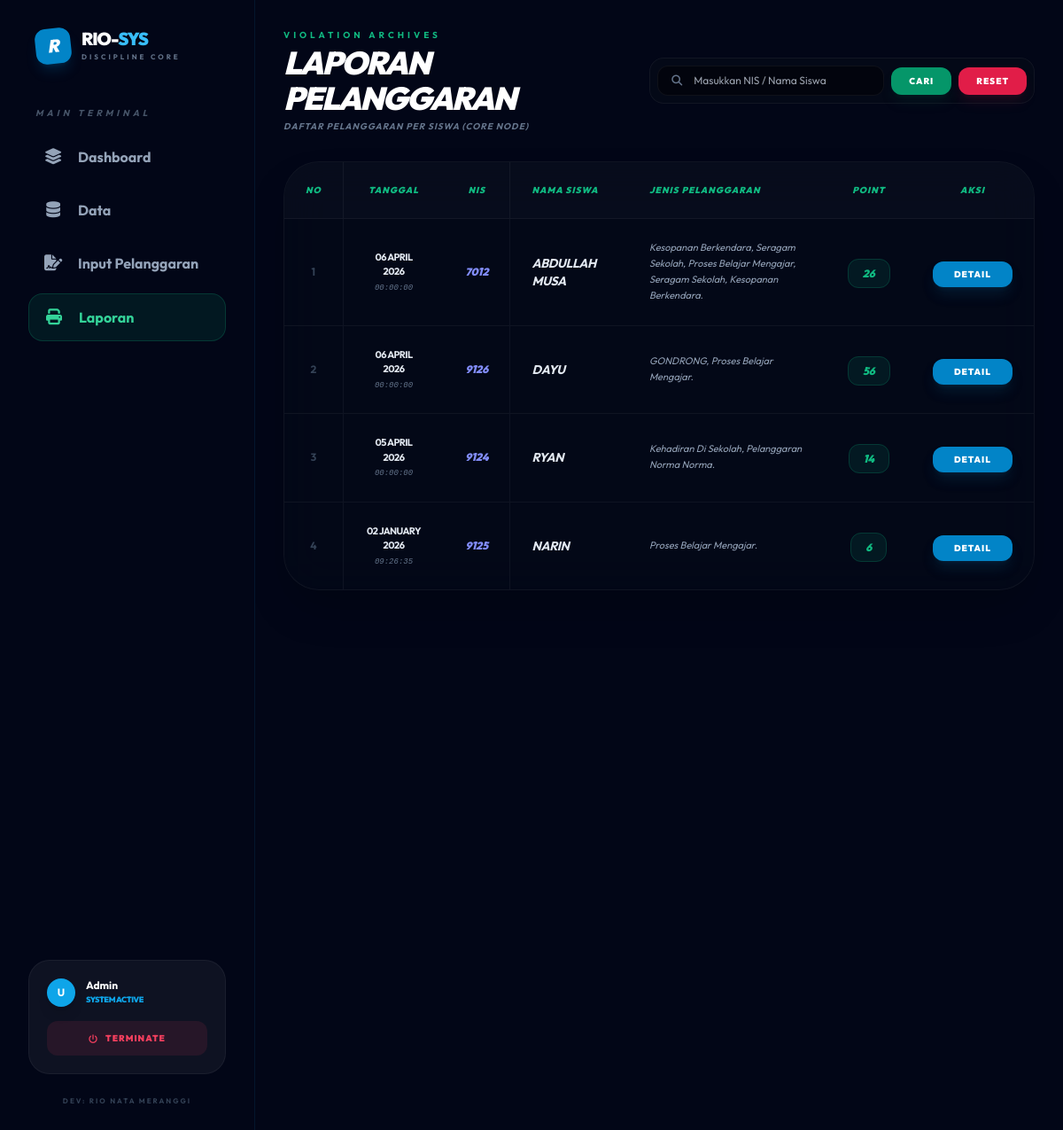
The page /core/laporan_pelanggaran.php on the database its author committed.
### tables this page shows
CREATE TABLE `siswa` (
  `nis` int NOT NULL,
  `nama_siswa` varchar(50) DEFAULT NULL,
  `jenis_kelamin` enum('Laki - Laki','Perempuan') DEFAULT NULL,
  `alamat` varchar(100) DEFAULT NULL,
  `password` varchar(70) DEFAULT NULL,
  `status` enum('aktif','tidak_aktif','lulus','pindah') DEFAULT NULL,
  `id_ortu_wali` int DEFAULT NULL,
  `id_kelas` int DEFAULT NULL
);

### core/laporan_pelanggaran.php (the view, shortened to what this page needs)
<?php
include "../config/config.php";
include "../includes/header.php";
$keyword = "";
$condition = "";
$sql = "SELECT
            MAX(pelanggaran_siswa.tanggal) as tanggal,
            siswa.nis,
            siswa.nama_siswa,
            GROUP_CONCAT(jenis_pelanggaran.jenis SEPARATOR ', ') as list_pelanggaran,
            SUM(jenis_pelanggaran.poin) as total_poin
        FROM pelanggaran_siswa
        JOIN siswa ON pelanggaran_siswa.nis = siswa.nis
        JOIN jenis_pelanggaran ON pelanggaran_siswa.id_jenis_pelanggaran = jenis_pelanggaran.id_jenis_pelanggaran
        $condition
        GROUP BY siswa.nis, siswa.nama_siswa
        ORDER BY tanggal DESC";
$query = mysqli_query($conn, $sql);
?>
<div class="p-8 space-y-8">
    <div class="flex flex-col md:flex-row md:items-center justify-between gap-6">
        <div class="space-y-1">
            <h2 class="text-emerald-500 font-bold text-[10px] uppercase tracking-[4px]">Violation Archives</h2>
            <h1 class="text-4xl font-black text-white tracking-tighter uppercase italic text-emerald-500">Laporan <span class="text-white">Pelanggaran</span></h1>
            <p class="text-slate-500 text-[10px] font-bold uppercase tracking-widest italic mt-1 italic">Daftar Pelanggaran Per Siswa (Core Node)</p>
        </div>
        <form action="" method="POST" class="flex items-center gap-2 bg-[#050a18]/80 border border-white/5 p-2 rounded-2xl backdrop-blur-xl">
            <div class="relative">
                <i class="fas fa-search absolute left-4 top-1/2 -translate-y-1/2 text-slate-500 text-xs"></i>
                <input type="text" name="keyword" value="<?= $keyword ?>" placeholder="Masukkan NIS / Nama Siswa" class="bg-black/40 border border-white/5 rounded-xl py-2 pl-10 pr-4 text-xs text-white outline-none focus:border-emerald-500/50 w-48 md:w-64 transition-all">
            </div>
            <button type="submit" name="cari" class="px-5 py-2 bg-emerald-600 hover:bg-emerald-500 text-white rounded-xl text-[10px] font-black uppercase tracking-widest transition-all shadow-lg shadow-emerald-900/20">
                Cari
            </button>
            <a href="laporan_pelanggaran.php" class="px-5 py-2 bg-rose-600 hover:bg-rose-500 text-white rounded-xl text-[10px] font-black uppercase tracking-widest transition-all shadow-lg shadow-rose-900/20 text-center">
                Reset
            </a>
        </form>
    </div>
    <div class="bg-[#050a18]/50 border border-white/5 rounded-[2.5rem] overflow-hidden backdrop-blur-xl shadow-2xl">
        <div class="overflow-x-auto">
            <table class="w-full text-left border-collapse hover-effect">
                <thead>
                    <tr class="border-b border-white/5 bg-white/[0.02]">
                        <th class="px-6 py-6 text-emerald-500 font-black uppercase text-[10px] tracking-widest text-center italic border-r border-white/5">No</th>
                        <th class="px-6 py-6 text-emerald-500 font-black uppercase text-[10px] tracking-widest italic text-center">Tanggal</th>
                        <th class="px-6 py-6 text-emerald-500 font-black uppercase text-[10px] tracking-widest italic text-center border-r border-white/5">NIS</th>
                        <th class="px-6 py-6 text-emerald-500 font-black uppercase text-[10px] tracking-widest italic">Nama Siswa</th>
                        <th class="px-6 py-6 text-emerald-500 font-black uppercase text-[10px] tracking-widest italic">Jenis Pelanggaran</th>
                        <th class="px-6 py-6 text-emerald-500 font-black uppercase text-[10px] tracking-widest text-center italic">Point</th>
                        <th class="px-6 py-6 text-emerald-500 font-black uppercase text-[10px] tracking-widest text-center italic">Aksi</th>
                    </tr>
                </thead>
                <tbody class="divide-y divide-white/5">
                    <?php
                    $no = 1;
                    if(mysqli_num_rows($query) > 0):
                        while($data = mysqli_fetch_array($query)):
                    ?>
                    <tr class="transition-all duration-300 group">
                        <td class="px-6 py-6 text-center text-slate-700 font-bold text-xs border-r border-white/5"><?= $no++ ?></td>
                        <td class="px-6 py-6 text-center">
                            <div class="text-slate-200 font-bold text-[11px] uppercase tracking-tighter">
                                <?= date('d F Y', strtotime($data['tanggal'])) ?>
                            </div>
                            <div class="text-[9px] text-slate-500 font-mono italic mt-1"><?= date('H:i:s', strtotime($data['tanggal'])) ?></div>
                        </td>
                        <td class="px-6 py-6 text-center text-indigo-400 font-black text-xs italic border-r border-white/5"><?= $data['nis'] ?></td>
                        <td class="px-6 py-6">
                            <div class="text-slate-200 font-bold text-sm tracking-tight italic uppercase"><?= $data['nama_siswa'] ?></div>
                        </td>
                        <td class="px-6 py-6">
                            <div class="text-slate-400 text-[11px] leading-relaxed max-w-sm italic">
                                <?= $data['list_pelanggaran'] ?>.
                            </div>
                        </td>
                        <td class="px-6 py-6 text-center">
                            <span class="px-4 py-2 bg-emerald-500/10 border border-emerald-500/20 rounded-xl text-xs text-emerald-500 font-black italic">
                                <?= $data['total_poin'] ?>
                            </span>
                        </td>
                        <td class="px-6 py-6 text-center">
                            <a href="detail_pelanggaran.php?nis=<?= $data['nis'] ?>" class="px-6 py-2 bg-sky-600 hover:bg-sky-500 text-white rounded-xl text-[10px] font-black uppercase tracking-widest transition-all shadow-lg shadow-sky-900/30">
                                Detail
                            </a>
                        </td>
                    </tr>
                    <?php
                        endwhile;
                    endif; ?>
                </tbody>
            </table>
        </div>
    </div>
</div>
<?php include "../includes/footer.php"; ?>

### includes/header.php (style rules this page uses)
body { font-family: 'Outfit', sans-serif; background-color: #020617; overflow-x: hidden; }

### rows shown on the page
siswa: tanggal "06 APRIL 2026", tanggal "00:00:00", nis "7012", nama_siswa "ABDULLAH MUSA", list_pelanggaran "Kesopanan Berkendara, Seragam Sekolah, Proses Belajar Mengajar, Seragam Sekolah, Kesopanan Berkendara", total_poin "26"
siswa: tanggal "06 APRIL 2026", tanggal "00:00:00", nis "9126", nama_siswa "DAYU", list_pelanggaran "GONDRONG, Proses Belajar Mengajar", total_poin "56"
siswa: tanggal "05 APRIL 2026", tanggal "00:00:00", nis "9124", nama_siswa "RYAN", list_pelanggaran "Kehadiran Di Sekolah, Pelanggaran Norma Norma", total_poin "14"
siswa: tanggal "02 JANUARY 2026", tanggal "09:26:35", nis "9125", nama_siswa "NARIN", list_pelanggaran "Proses Belajar Mengajar", total_poin "6"

### other values the page prints
substr($_SESSION['username'] ?? 'U', 0, 1) "U"
$_SESSION['username'] "Admin"
